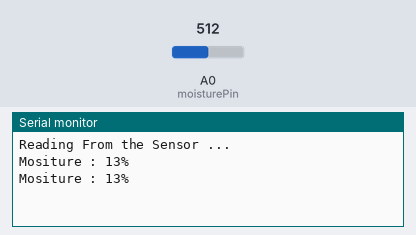
Bench run of a sketch on a simulated Arduino Uno, built with avr-gcc and run on an emulated ATmega328P. On the bench: the last lines printed to the serial monitor. The test bench sets the inputs (shaded band); at power-on: A0 (moisturePin) = 512.

Above: at 3.2 s.
3.3 s: A0 (moisturePin) set to 716
At 4.6 s:
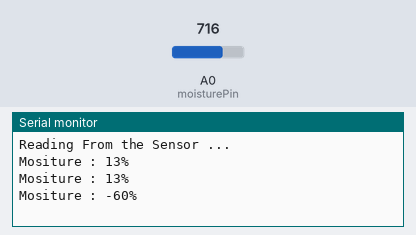
4.8 s: A0 (moisturePin) set to 900
At 5.7 s:
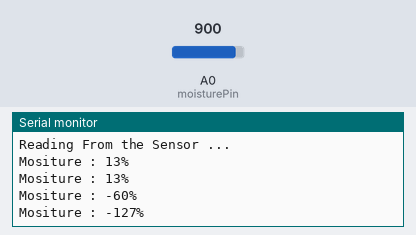
Timing chart, 0 to 7.8 s (numbered marks = the images above; inputs shaded):
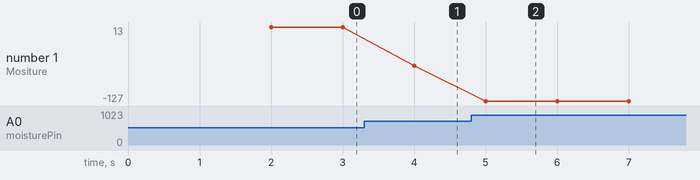

Measured:
- after the input at 3.3 s, the serial monitor: prints a new line after 0.70 s (image 1)
- after the input at 4.8 s, the serial monitor: prints a new line after 0.20 s (image 2)
- plotted number 1: 13 → -60 after the input at 3.3 s, -60 → -127 after the input at 4.8 s

The sketch:

sensor_moisture.ino
```cpp
int moisturePin = A0;

int moistureValue ;

void setup() {

   Serial.begin(9600);

   Serial.println("Reading From the Sensor ...");

   delay(2000);

   }

void loop() {

   moistureValue= analogRead(moisturePin);

   moistureValue = map(moistureValue,550,0,0,200);

   Serial.print("Mositure : ");

   Serial.print(moistureValue);

   Serial.println("%");

   delay(1000);

   }
```
